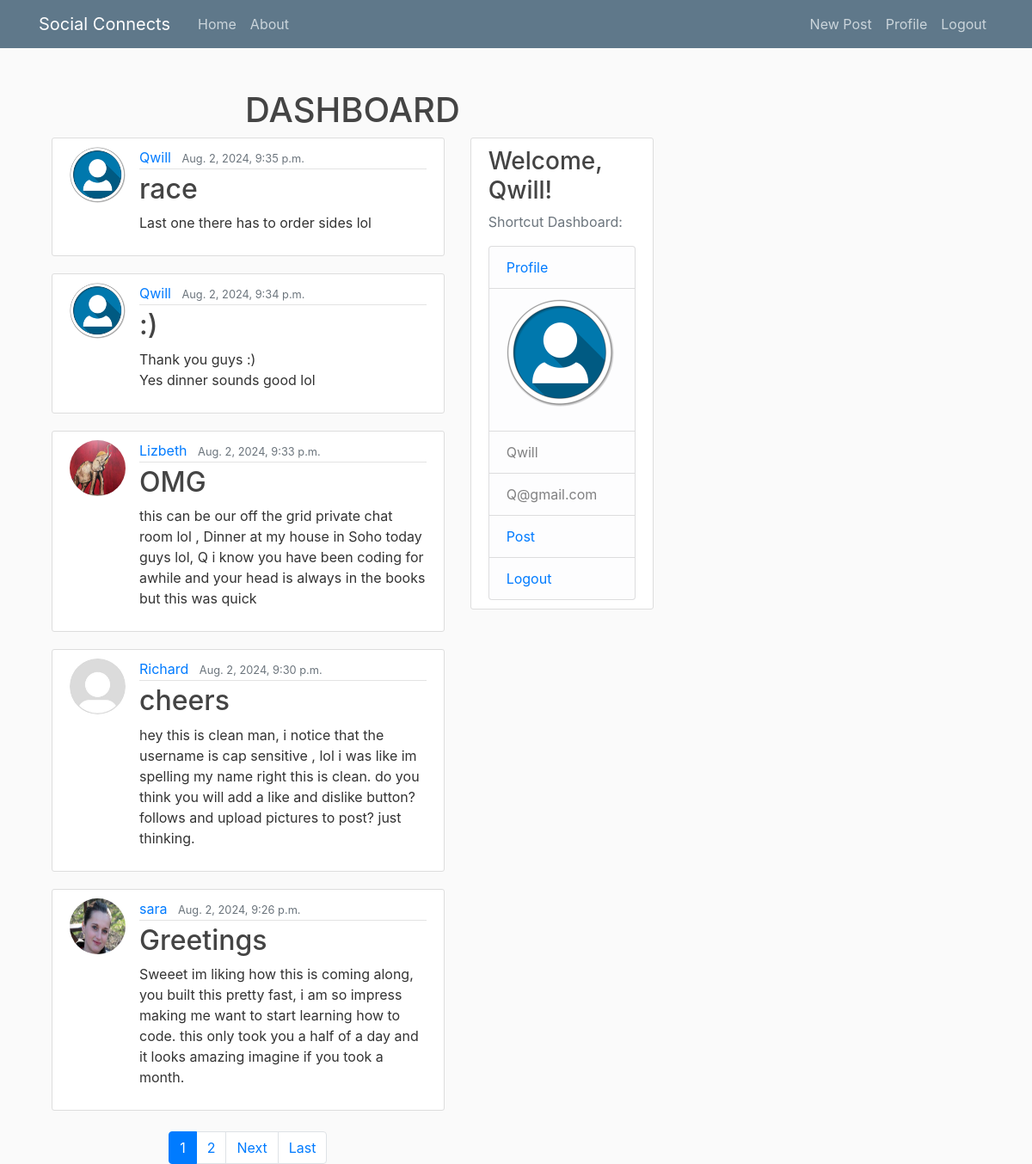
Page / (signed in) on the committed database.
### blog/models.py (models this page shows, shortened)
class Post(models.Model):
    title = models.CharField(max_length=100)
    content = models.TextField()
    date_posted = models.DateTimeField(default=timezone.now)
    author = models.ForeignKey(User, on_delete=models.CASCADE)

### users/models.py (models this page shows, shortened)
class Profile(models.Model):
    user = models.OneToOneField(User, on_delete=models.CASCADE)
    image = models.ImageField(default='default.jpg', upload_to='profile_pics')

### blog/views.py (the view)
# urls.py: path('', PostListView.as_view(), name="blog-home"),
class PostListView(ListView):
    model = Post
    template_name = 'blog/home.html'
    context_object_name = 'posts'
    ordering = ['-date_posted']
    paginate_by = 5

### blog/templates/blog/home.html (shortened to what this page needs)
{% extends "blog/base.html" %}
{% block content %}
<div class="container mt-4">
    <h1 class="text-center">DASHBOARD</h1>
    <div class="row">
        <div class="col-md-8">
            {% for post in posts %}
            <article class="media content-section">
                <img class="rounded-circle article-img mr-3" src="{{ post.author.profile.image.url }}" />
                <div class="media-body">
                    <div class="article-metadata">
                        <a class="mr-2" href="{% url 'user-posts' post.author.username %}">{{ post.author }}</a>
                        <small class="text-muted">{{ post.date_posted }}</small>
                    </div>
                    <h2><a class="article-title" href="{% url 'post-detail' post.id %}">{{ post.title }}</a></h2>
                    <p class="article-content">{{ post.content }}</p>
                </div>
            </article>
            {% endfor %}
            {% if is_paginated %}
            <nav aria-label="Page navigation" class="mt-4">
                <ul class="pagination justify-content-center">
                    {% for num in page_obj.paginator.page_range %}
                    {% if page_obj.number == num %}
                    <li class="page-item active">
                        <a class="page-link" href="?page={{ num }}">{{ num }}</a>
                    </li>
                    {% elif num > page_obj.number|add:'-3' and num < page_obj.number|add:'3' %}
                    <li class="page-item">
                        <a class="page-link" href="?page={{ num }}">{{ num }}</a>
                    </li>
                    {% endif %}
                    {% endfor %}
                    {% if page_obj.has_next %}
                    <li class="page-item">
                        <a class="page-link" href="?page={{ page_obj.next_page_number }}">Next</a>
                    </li>
                    <li class="page-item">
                        <a class="page-link" href="?page={{ page_obj.paginator.num_pages }}">Last</a>
                    </li>
                    {% endif %}
                </ul>
            </nav>
            {% endif %}
        </div>
        <div class="col-md-4">
            <div class="content-section">
                <h3>Welcome, {{ user.username }}!</h3>
                <p class="text-muted">Shortcut Dashboard:</p>
                <ul class="list-group">
                    <li class="list-group-item list-group-item-light"><a href="{% url 'profile' %}">Profile</a></li>
                    <li class="list-group-item list-group-item-light"><img class="rounded-circle account-img" src="{{ user.profile.image.url }}"></li>
                    <li class="list-group-item list-group-item-light">{{ user.username }}</li>
                    <li class="list-group-item list-group-item-light">{{ user.email }}</li>
                    <li class="list-group-item list-group-item-light"><a href="{% url 'post-create' %}">Post</a></li>
                    <li class="list-group-item list-group-item-light"><a href="{% url 'logout' %}">Logout</a></li>
                </ul>
            </div>
        </div>
    </div>
</div>
{% endblock %}

### blog/static/blog/main.css (style rules this page uses)
body { background: #fafafa; color: #333333; margin-top: 5rem; }
h1, h2, h3, h4, h5, h6 { color: #444444; }
ul { margin: 0; }
.content-section { background: #ffffff; padding: 10px 20px; border: 1px solid #dddddd; border-radius: 3px; margin-bottom: 20px; }
.article-title { color: #444444; }
.article-content { white-space: pre-line; }
.article-img { height: 65px; width: 65px; margin-right: 16px; }
.article-metadata { padding-bottom: 1px; margin-bottom: 4px; border-bottom: 1px solid #e3e3e3 }
.account-img { height: 125px; width: 125px; margin-right: 20px; margin-bottom: 16px; }

### rows in the picture
Post: author.profile.image (picture), author "Qwill", date_posted "Aug. 2, 2024, 9:35 p.m.", title "race", content "Last one there has to order sides lol"
Post: author.profile.image (picture), author "Qwill", date_posted "Aug. 2, 2024, 9:34 p.m.", title ":)", content "Thank you guys :) Yes dinner sounds good lol"
Post: author.profile.image (picture), author "Lizbeth", date_posted "Aug. 2, 2024, 9:33 p.m.", title "OMG", content "this can be our off the grid private chat room lol , Dinner at my house in Soho today guys lol, Q i know you have been coding for awhile and your head is always in the books but this was quick"
Post: author.profile.image (placeholder picture), author "Richard", date_posted "Aug. 2, 2024, 9:30 p.m.", title "cheers", content "hey this is clean man, i notice that the username is cap sensitive , lol i was like im spelling my name right this is clean. do you think you will add a like and dislike button? follows and upload pictures to post? just thinking."
Post: author.profile.image (picture), author "sara", date_posted "Aug. 2, 2024, 9:26 p.m.", title "Greetings", content "Sweeet im liking how this is coming along, you built this pretty fast, i am so impress making me want to start learning how to code. this only took you a half of a day and it looks amazing imagine if you took a month."

### other values in the picture
{{ num }} "1"
{{ num }} "2"
{{ user.username }} "Qwill"
{{ user.email }} "Q@gmail.com"
